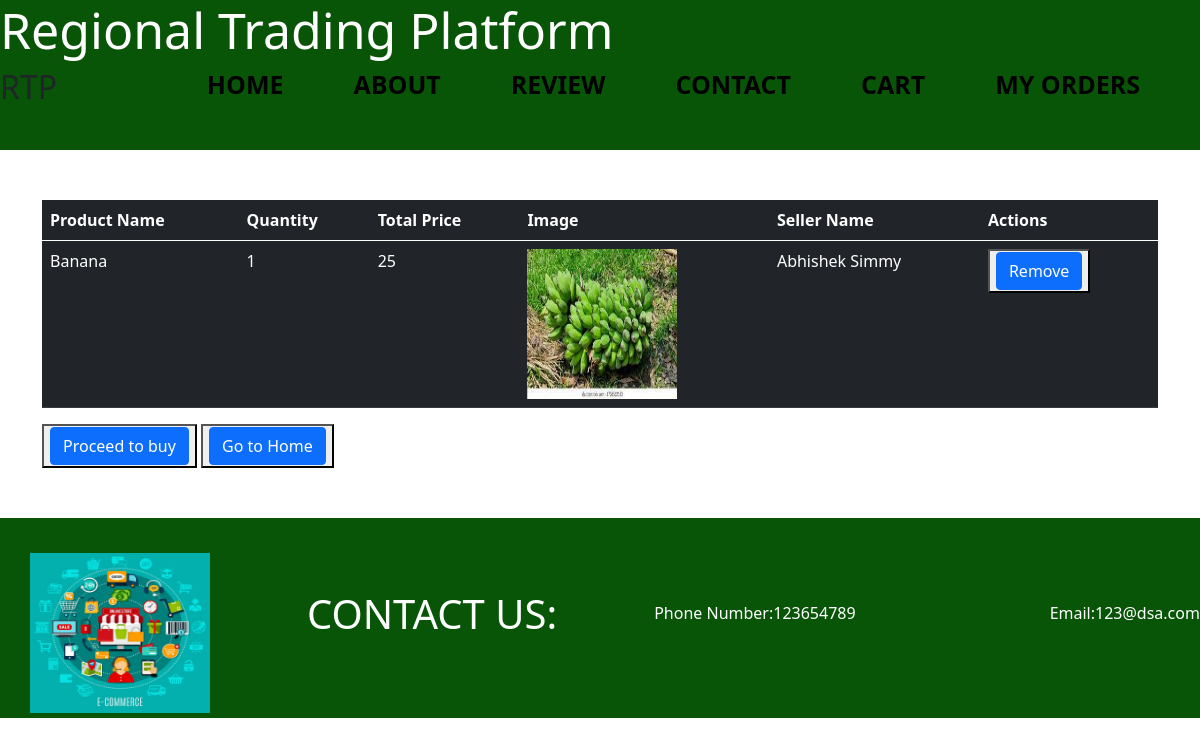
The app's page /cart (signed in) with its own data.
### app1/models.py (models this page shows, shortened)
class cartitems(models.Model):
    productname=models.ForeignKey(productsinput,on_delete=models.CASCADE)
    quantity=models.PositiveIntegerField(default=0)
    Sum_price=models.IntegerField()
    user=models.ForeignKey(User,on_delete=models.CASCADE)
    date_added=models.DateTimeField(auto_now_add=True)
    image=models.ImageField(upload_to="pics",default="none")
    seller_name=models.CharField(max_length=100,default="none")

class productsinput(models.Model):
    Name=models.CharField(max_length=100)
    Productname=models.CharField(max_length=100)
    Email=models.EmailField()
    PhoneNumber=models.CharField(max_length=10)
    Address=models.TextField()
    PINCODE=models.IntegerField()
    Image=models.ImageField(upload_to="pics")
    Quantity_For_Sale=models.IntegerField()
    Price_per_kg=models.IntegerField()
    Comments= models.TextField()
    def __str__(self):
        return self.Productname

### app1/views.py (the view)
# urls.py: path('cart', views.cartfn, name='cartpage'),
@login_required(login_url='homepage')
def cartfn(request):
    data2=cartitems.objects.all()
    dict2={
        'key2':data2
    }
    return render(request,'cart.html',dict2)

### app1/templates/cart.html (shortened to what this page needs)
{% extends 'Header&Footer.html' %}
{% block content %}
 <link href="https://cdn.jsdelivr.net/npm/bootstrap@5.0.2/dist/css/bootstrap.min.css" rel="stylesheet">
<div class="container">
    <div id="cart_table">
    <table class="table table-dark table-hover" align="center">
    <tr>
      <th scope="col">Product Name</th>
      <th scope="col">Quantity</th>
      <th scope="col">Total Price</th>
      <th scope="col">Image</th>
      <th scope="col">Seller Name</th>
      <th scope="col">Actions</th>
    </tr>
  <tbody>
   {% for i in key2 %}
    <tr>
        <td>{{i.productname}}</td>
        <td>{{i.quantity}}</td>
        <td>{{i.Sum_price}}</td>
        <td><img src="{{i.image.url}}" height="150px" width="150px"></td>
        <td>{{i.seller_name}}</td>
        <td><button><a href="{% url 'removepage' i.id %}" class="btn btn-primary">Remove</a></button></td>
    </tr>
       {% endfor %}
</table>
                <button><a href="{% url 'checkoutpage' %}" class="btn btn-primary">Proceed to buy</a></button>
                <button><a href="{% url 'homepage' %}" class="btn btn-primary">Go to Home</a></button>
</div>
</div>
{% endblock %}

### static/style1.css (style rules this page uses)
#cart_table { margin-top:50px; margin-bottom:50px; }

### records on screen
cartitems: productname "Banana", quantity "1", Sum_price "25", image (picture), seller_name "Abhishek Simmy"
